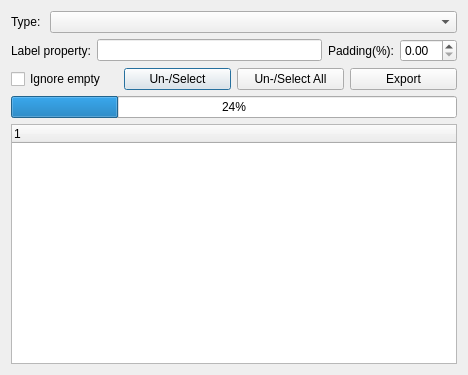
<?xml version="1.0" encoding="UTF-8"?>
<ui version="4.0">
 <class>Dialog</class>
 <widget class="QDialog" name="Dialog">
  <property name="geometry">
   <rect>
    <x>0</x>
    <y>0</y>
    <width>468</width>
    <height>375</height>
   </rect>
  </property>
  <property name="windowTitle">
   <string>Dialog</string>
  </property>
  <layout class="QVBoxLayout" name="verticalLayout">
   <item>
    <layout class="QHBoxLayout" name="horizontalLayout_6">
     <item>
      <widget class="QLabel" name="lblExportType">
       <property name="sizePolicy">
        <sizepolicy hsizetype="Minimum" vsizetype="Preferred">
         <horstretch>0</horstretch>
         <verstretch>0</verstretch>
        </sizepolicy>
       </property>
       <property name="text">
        <string>Type: </string>
       </property>
      </widget>
     </item>
     <item>
      <widget class="QComboBox" name="exportType">
       <property name="sizePolicy">
        <sizepolicy hsizetype="MinimumExpanding" vsizetype="Fixed">
         <horstretch>0</horstretch>
         <verstretch>0</verstretch>
        </sizepolicy>
       </property>
      </widget>
     </item>
    </layout>
   </item>
   <item>
    <layout class="QHBoxLayout" name="horizontalLayout_5">
     <item>
      <widget class="QLabel" name="label_3">
       <property name="text">
        <string>Label property:</string>
       </property>
      </widget>
     </item>
     <item>
      <widget class="QLineEdit" name="valueProperty"/>
     </item>
     <item>
      <widget class="QLabel" name="label_5">
       <property name="text">
        <string>Padding(%):</string>
       </property>
      </widget>
     </item>
     <item>
      <widget class="QDoubleSpinBox" name="valuePadding"/>
     </item>
    </layout>
   </item>
   <item>
    <layout class="QHBoxLayout" name="horizontalLayout_3">
     <item>
      <widget class="QCheckBox" name="ckIgnoreEmpty">
       <property name="text">
        <string>Ignore empty</string>
       </property>
      </widget>
     </item>
     <item>
      <widget class="QPushButton" name="btnSelect">
       <property name="text">
        <string>Un-/Select</string>
       </property>
      </widget>
     </item>
     <item>
      <widget class="QPushButton" name="btnSelectAll">
       <property name="text">
        <string>Un-/Select All</string>
       </property>
      </widget>
     </item>
     <item>
      <widget class="QPushButton" name="btnExport">
       <property name="text">
        <string>Export</string>
       </property>
      </widget>
     </item>
    </layout>
   </item>
   <item>
    <widget class="QProgressBar" name="progressBar">
     <property name="value">
      <number>24</number>
     </property>
    </widget>
   </item>
   <item>
    <widget class="QTreeWidget" name="fileList">
     <column>
      <property name="text">
       <string notr="true">1</string>
      </property>
     </column>
    </widget>
   </item>
  </layout>
 </widget>
 <resources/>
 <connections/>
</ui>
